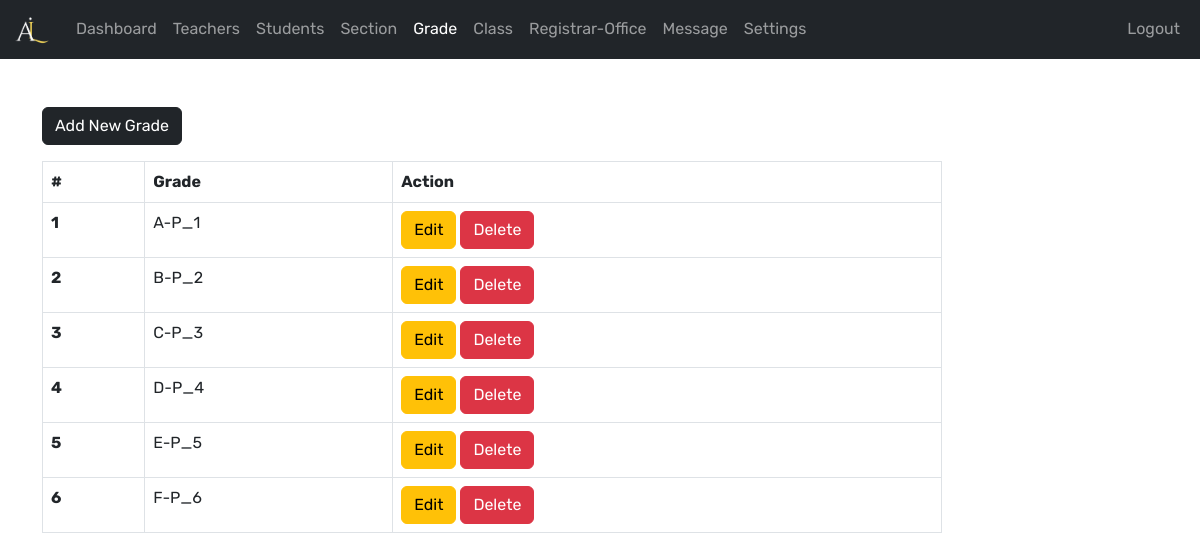
The app's page /admin/grade.php (signed in) with its own data.
### tables this page shows
CREATE TABLE IF NOT EXISTS `grades` (
  `grade_id` int(11) NOT NULL AUTO_INCREMENT,
  `grade` varchar(31) NOT NULL,
  `grade_code` varchar(7) NOT NULL,
  PRIMARY KEY (`grade_id`)
);

### admin/data/grade.php (called while the page is built, shortened)
<?php
function getAllGrades($conn){
   $sql = "SELECT * FROM grades";
   $stmt = $conn->prepare($sql);
   $stmt->execute();
   if ($stmt->rowCount() >= 1) {
     $grades = $stmt->fetchAll();
     return $grades;
   }else {
    return 0;
   }
}

### admin/grade.php (the view, shortened to what this page needs)
<?php
if (isset($_SESSION['admin_id']) &&
    isset($_SESSION['role'])) {
    if ($_SESSION['role'] == 'Admin') {
      include "../db_connect.php";
       include "data/grade.php";
       $grades = getAllGrades($conn);
 ?>
<!DOCTYPE html>
<html lang="en">
<head>
	<link rel="stylesheet" href="https://cdn.jsdelivr.net/npm/bootstrap@5.2.0/dist/css/bootstrap.min.css">
	<link rel="stylesheet" href="../css/style.css">
  <link rel="stylesheet" href="https://cdnjs.cloudflare.com/ajax/libs/font-awesome/4.7.0/css/font-awesome.min.css">
</head>
<body>
    <?php
        include "inc/navbar.php";
        if ($grades != 0) {
     ?>
     <div class="container mt-5">
        <a href="grade-add.php"
           class="btn btn-dark">Add New Grade</a>
           <div class="table-responsive">
              <table class="table table-bordered mt-3 n-table">
                <thead>
                  <tr>
                    <th scope="col">#</th>
                    <th scope="col">Grade</th>
                    <th scope="col">Action</th>
                  </tr>
                </thead>
                <tbody>
                  <?php $i = 0; foreach ($grades as $grade ) {
                    $i++;  ?>
                  <tr>
                    <th scope="row"><?=$i?></th>
                    <td>
                      <?php
                          echo $grade['grade_code'].'-'.
                                     $grade['grade'];
                       ?>
                    </td>
                    <td>
                        <a href="grade-edit.php?grade_id=<?=$grade['grade_id']?>"
                           class="btn btn-warning">Edit</a>
                        <a href="grade-delete.php?grade_id=<?=$grade['grade_id']?>"
                           class="btn btn-danger">Delete</a>
                    </td>
                  </tr>
                <?php } ?>
                </tbody>
              </table>
           </div>
         <?php } ?>
     </div>
</body>
</html>
<?php
  }else {
    header("Location: ../login.php");
    exit;
  }
}else {
	header("Location: ../login.php");
	exit;
}
?>

### css/style.css (style rules this page uses)
:root { --primary: #130d2c; --light: #fff; --warning: #96405b; }
* { margin: 0; padding: 0; }
body { font-family: 'Rubik', sans-serif; }
a { text-decoration: none !important; }
.n-table { max-width: 900px; }

### records on screen
grades: grade_code "A", grade "P_1"
grades: grade_code "B", grade "P_2"
grades: grade_code "C", grade "P_3"
grades: grade_code "D", grade "P_4"
grades: grade_code "E", grade "P_5"
grades: grade_code "F", grade "P_6"
